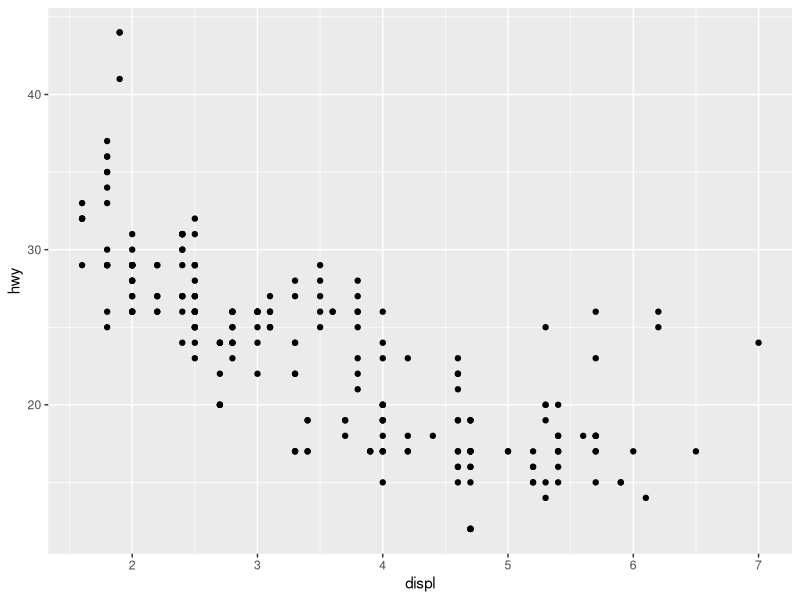
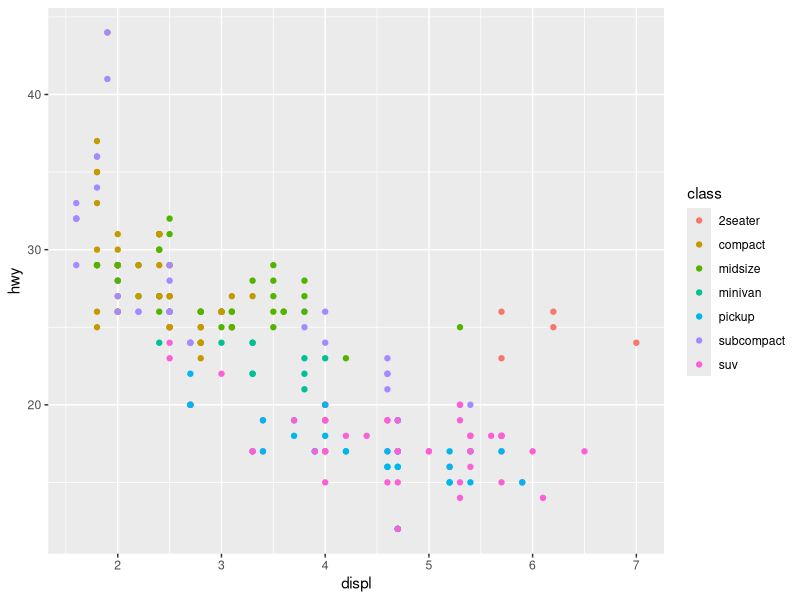
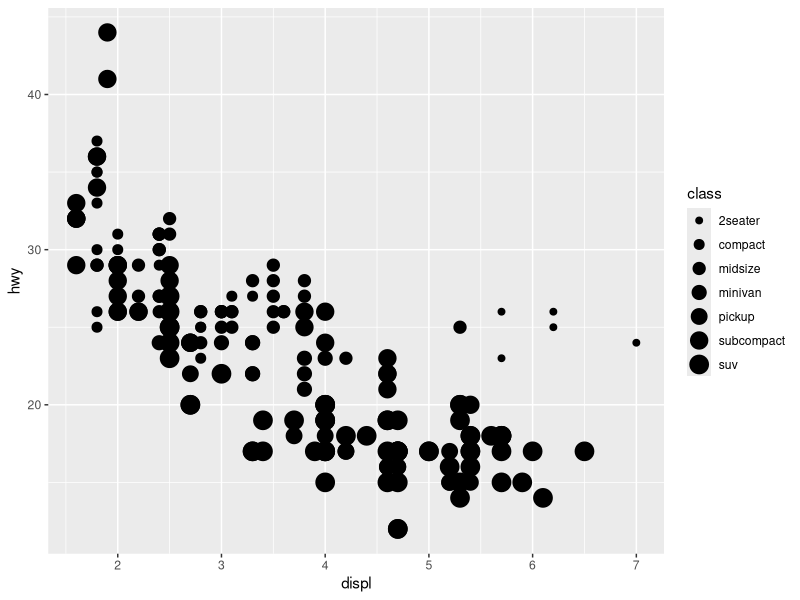
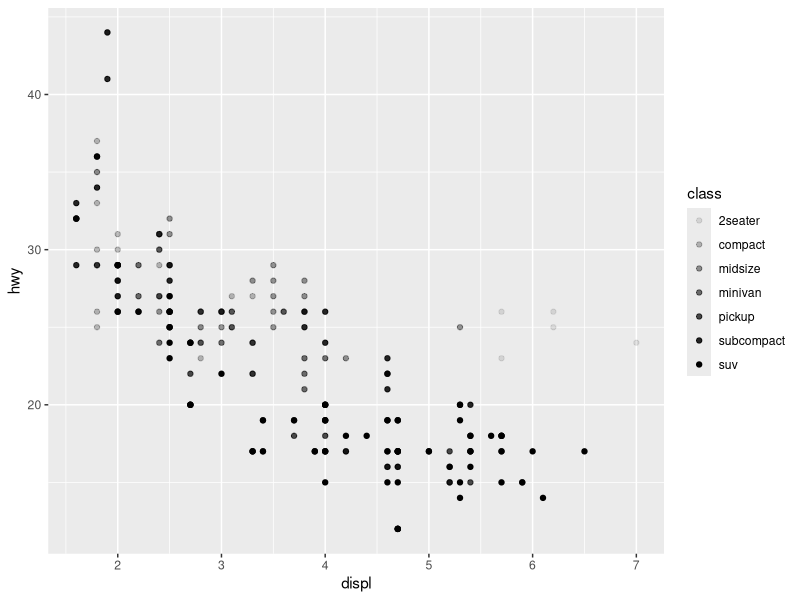
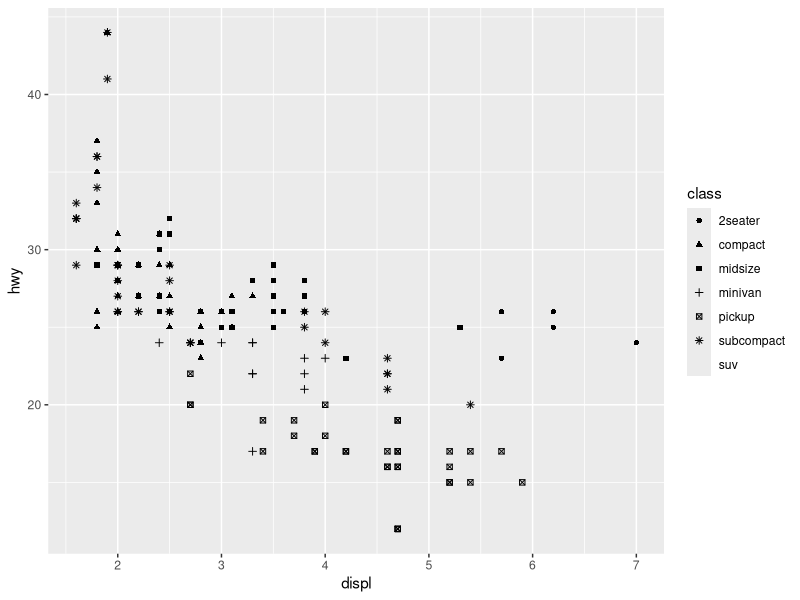

Recreate these plots in R, in order.
#Este script foi feito apenas para introduzir conceitos do Git e Github


#Importando a Lib

library(tidyverse)

#Dataset

mpg

#Construindo um gráfico a partir do ggplot

ggplot(data = mpg) + 
  geom_point(mapping = aes(x = displ, y = hwy))


#alteração número 2 (V2):

ggplot(data = mpg) + 
  geom_point(mapping = aes(x = displ, y = hwy, color = class))

#adicionando função para atualizar o repositório por linha de comando

ggplot(data = mpg) + 
  geom_point(mapping = aes(x = displ, y = hwy, size = class))

#Adicionando V4

# Left
ggplot(data = mpg) + 
  geom_point(mapping = aes(x = displ, y = hwy, alpha = class))

# Right
ggplot(data = mpg) + 
  geom_point(mapping = aes(x = displ, y = hwy, shape = class))
